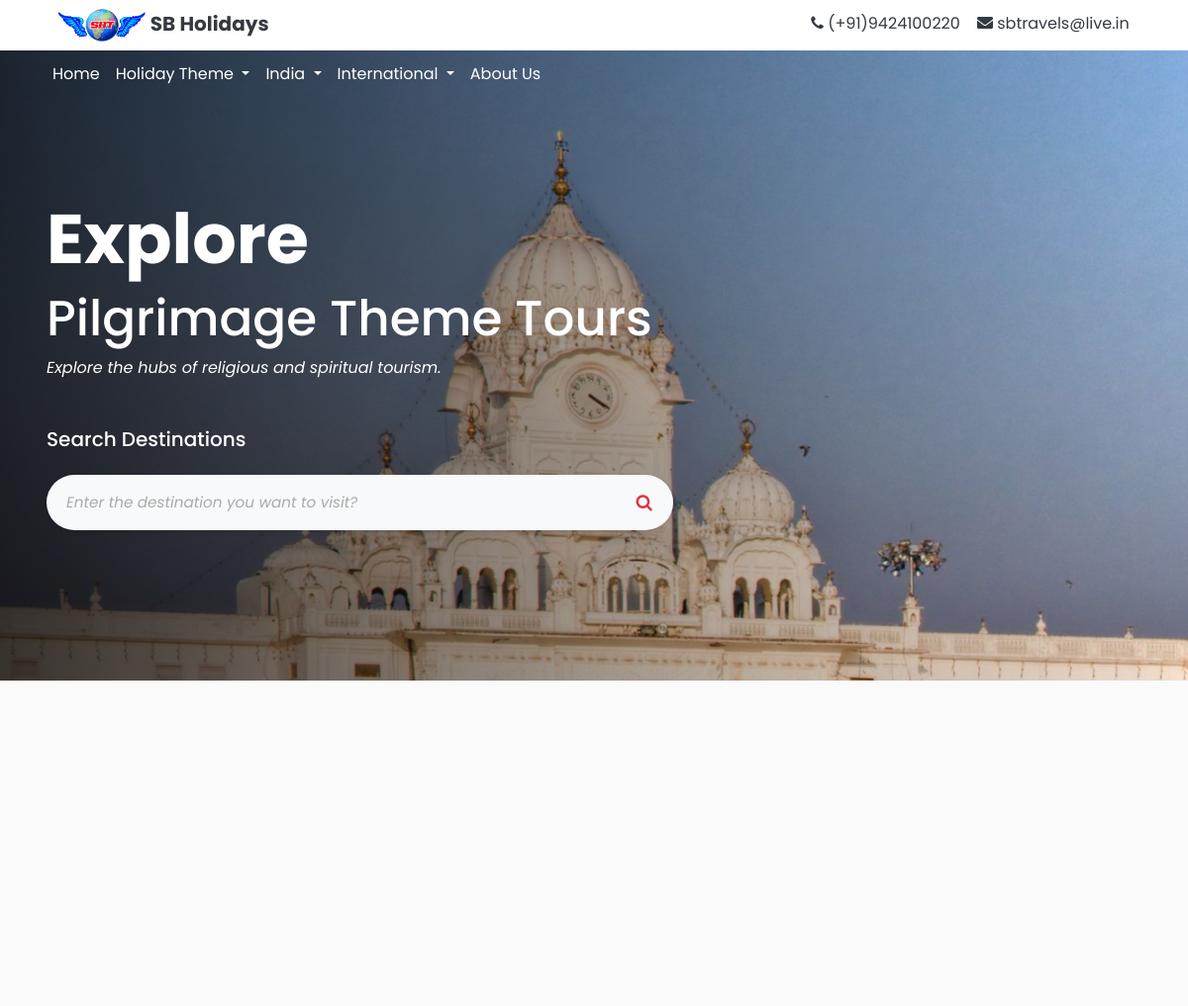
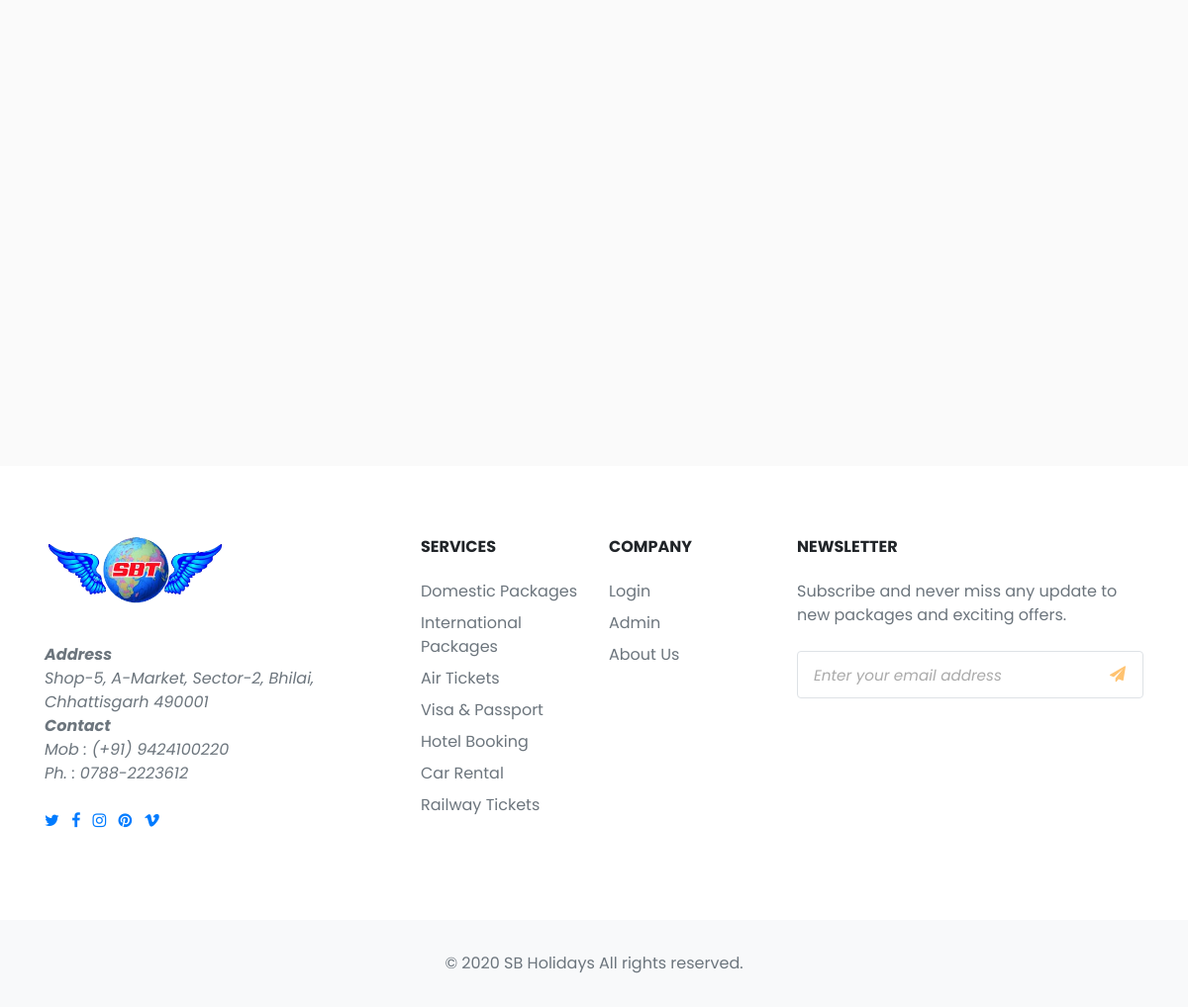
Page /package_app/theme_category/4/ on the committed database (2 pictures, top to bottom).
### package_app/models.py (models this page shows, shortened)
class Theme(models.Model):
    name = models.TextField(blank=False)
    theme_img = models.ImageField(upload_to='images/')
    description = models.TextField()
    popular = models.BooleanField(null=False, default=True)

### package_app/views.py (the view)
# urls.py: url(r'^theme_category/(?P<pk>\d+)/$',views.ThemeCategoryDetailView.as_view(),name='theme_category_detail'),
class ThemeCategoryDetailView(DetailView):
    model = models.Theme
    context_object_name = 'theme_detail'
    template_name = 'package_app/theme_category.html'

### package_app/templates/package_app/theme_category.html (shortened to what this page needs)
{% extends "package_app/package_app_base.html" %}
{% block body_block %}
  <div class="jumbotron parallax" style="border-radius:0;height:auto; background-image: linear-gradient(to right, rgba(0,0,0,0.75), rgba(0,0,0,0)), url('{{theme_detail.theme_img.url}}');">
    <div class="container" style="margin-top:100px;">
      <h1 style="font-size:70px;"><b>Explore</b></h1>
      <h1 style="font-size:50px;">{{theme_detail.name}} Theme Tours</h1>
      <p class="font-italic mb-4">{{theme_detail.description}}</p>
      <div class="row mb-5 mt-4">
        <div class="col-lg-7 mx-left">
          <div class="py-3 rounded-lg" >
            <h5 class="mb-4 text-white mt-2">Search Destinations</h5>
            <form action="{% url 'package_app:search_result' %}">
              <div class="p-2 bg-light rounded rounded-pill shadow-sm mb-4">
                <div class="input-group px-0">
                  <input name="destination" type="search" placeholder="Enter the destination you want to visit?" aria-describedby="button-addon1" class="form-control border-0 bg-light">
                  <div class="input-group-append">
                    <button id="button-addon1" type="submit" class="btn btn-link text-danger" style="font-size:17.5px;"><i class="fa fa-search"></i></button>
                  </div>
                </div>
              </div>
            </form>
          </div>
        </div>
      </div>
    </div>
  </div>
  <div class="exterior pt-5">
  </div>
{% endblock %}

### static/css/style.css (style rules this page uses)
.whole_font { font-family: 'Poppins', sans-serif; }
.form-control::placeholder { font-size: 0.95rem; color: #aaa; font-style: italic; }
.parallax { background-attachment: fixed; background-position: center; background-repeat: no-repeat; background-size: cover; }
.jumbotron { margin-bottom: 0px; height: 600px; background-position: 0% 25%; background-size: cover; background-repeat: no-repeat; color: white; padding-top: 100px; }
.exterior { min-height: 100vh; background: #fafafa; }
#button-addon1 { color: #ffc371; }

### rows in the picture
Theme: theme_img (picture), name "Pilgrimage", description "Explore the hubs of religious and spiritual tourism."
